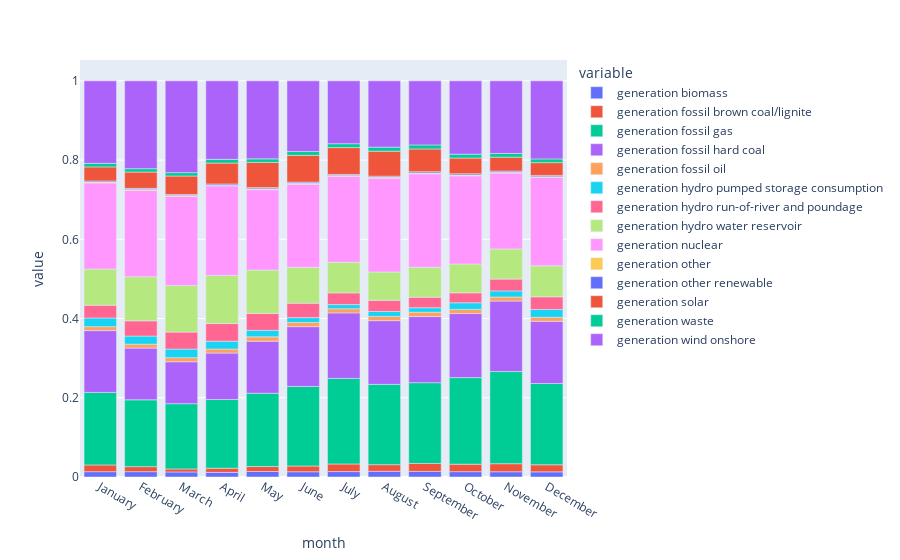

The code cell stored with this chart in its notebook:
### Code cell
fig= px.bar(df_generation)
fig.show()

### Figure 1 — Plotly figure (JSON) as saved in the notebook; plotly's stock layout.template omitted (floating-point values rounded to 4 significant figures)
{"data": [{"alignmentgroup": "True", "hovertemplate": "variable=generation biomass<br>month=%{x}<br>value=%{y}<extra></extra>", "legendgroup": "generation biomass", "marker": {"color": "#636efa", "pattern": {"shape": ""}}, "name": "generation biomass", "offsetgroup": "generation biomass", "orientation": "v", "showlegend": true, "textposition": "auto", "type": "bar", "x": ["January", "February", "March", "April", "May", "June", "July", "August", "September", "October", "November", "December"], "xaxis": "x", "y": [0.01347, 0.01352, 0.01277, 0.01172, 0.01386, 0.01329, 0.01368, 0.01446, 0.01417, 0.01351, 0.01325, 0.01299], "yaxis": "y"}, {"alignmentgroup": "True", "hovertemplate": "variable=generation fossil brown coal/lignite<br>month=%{x}<br>value=%{y}<extra></extra>", "legendgroup": "generation fossil brown coal/lignite", "marker": {"color": "#EF553B", "pattern": {"shape": ""}}, "name": "generation fossil brown coal/lignite", "offsetgroup": "generation fossil brown coal/lignite", "orientation": "v", "showlegend": true, "textposition": "auto", "type": "bar", "x": ["January", "February", "March", "April", "May", "June", "July", "August", "September", "October", "November", "December"], "xaxis": "x", "y": [0.01694, 0.01264, 0.007524, 0.01053, 0.01248, 0.01448, 0.01917, 0.01669, 0.02001, 0.01878, 0.02034, 0.01785], "yaxis": "y"}, {"alignmentgroup": "True", "hovertemplate": "variable=generation fossil gas<br>month=%{x}<br>value=%{y}<extra></extra>", "legendgroup": "generation fossil gas", "marker": {"color": "#00cc96", "pattern": {"shape": ""}}, "name": "generation fossil gas", "offsetgroup": "generation fossil gas", "orientation": "v", "showlegend": true, "textposition": "auto", "type": "bar", "x": ["January", "February", "March", "April", "May", "June", "July", "August", "September", "October", "November", "December"], "xaxis": "x", "y": [0.1832, 0.1687, 0.1648, 0.1733, 0.1851, 0.2008, 0.216, 0.2027, 0.204, 0.2186, 0.2326, 0.2052], "yaxis": "y"}, {"alignmentgroup": "True", "hovertemplate": "variable=generation fossil hard coal<br>month=%{x}<br>value=%{y}<extra></extra>", "legendgroup": "generation fossil hard coal", "marker": {"color": "#ab63fa", "pattern": {"shape": ""}}, "name": "generation fossil hard coal", "offsetgroup": "generation fossil hard coal", "orientation": "v", "showlegend": true, "textposition": "auto", "type": "bar", "x": ["January", "February", "March", "April", "May", "June", "July", "August", "September", "October", "November", "December"], "xaxis": "x", "y": [0.1559, 0.1305, 0.1058, 0.1173, 0.1315, 0.1509, 0.1654, 0.1608, 0.1668, 0.1618, 0.178, 0.157], "yaxis": "y"}, {"alignmentgroup": "True", "hovertemplate": "variable=generation fossil oil<br>month=%{x}<br>value=%{y}<extra></extra>", "legendgroup": "generation fossil oil", "marker": {"color": "#FFA15A", "pattern": {"shape": ""}}, "name": "generation fossil oil", "offsetgroup": "generation fossil oil", "orientation": "v", "showlegend": true, "textposition": "auto", "type": "bar", "x": ["January", "February", "March", "April", "May", "June", "July", "August", "September", "October", "November", "December"], "xaxis": "x", "y": [0.009967, 0.01009, 0.01032, 0.01013, 0.01084, 0.01045, 0.01058, 0.01073, 0.01109, 0.0105, 0.01017, 0.0102], "yaxis": "y"}, {"alignmentgroup": "True", "hovertemplate": "variable=generation hydro pumped storage consumption<br>month=%{x}<br>value=%{y}<extra></extra>", "legendgroup": "generation hydro pumped storage consumption", "marker": {"color": "#19d3f3", "pattern": {"shape": ""}}, "name": "generation hydro pumped storage consumption", "offsetgroup": "generation hydro pumped storage consumption", "orientation": "v", "showlegend": true, "textposition": "auto", "type": "bar", "x": ["January", "February", "March", "April", "May", "June", "July", "August", "September", "October", "November", "December"], "xaxis": "x", "y": [0.02194, 0.02037, 0.0217, 0.01982, 0.01648, 0.0124, 0.01037, 0.01243, 0.01129, 0.01668, 0.01551, 0.01981], "yaxis": "y"}, {"alignmentgroup": "True", "hovertemplate": "variable=generation hydro run-of-river and poundage<br>month=%{x}<br>value=%{y}<extra></extra>", "legendgroup": "generation hydro run-of-river and poundage", "marker": {"color": "#FF6692", "pattern": {"shape": ""}}, "name": "generation hydro run-of-river and poundage", "offsetgroup": "generation hydro run-of-river and poundage", "orientation": "v", "showlegend": true, "textposition": "auto", "type": "bar", "x": ["January", "February", "March", "April", "May", "June", "July", "August", "September", "October", "November", "December"], "xaxis": "x", "y": [0.03228, 0.03845, 0.04279, 0.04457, 0.04267, 0.03648, 0.0295, 0.02812, 0.02659, 0.02506, 0.0297, 0.03184], "yaxis": "y"}, {"alignmentgroup": "True", "hovertemplate": "variable=generation hydro water reservoir<br>month=%{x}<br>value=%{y}<extra></extra>", "legendgroup": "generation hydro water reservoir", "marker": {"color": "#B6E880", "pattern": {"shape": ""}}, "name": "generation hydro water reservoir", "offsetgroup": "generation hydro water reservoir", "orientation": "v", "showlegend": true, "textposition": "auto", "type": "bar", "x": ["January", "February", "March", "April", "May", "June", "July", "August", "September", "October", "November", "December"], "xaxis": "x", "y": [0.09136, 0.1114, 0.1175, 0.1215, 0.1095, 0.09044, 0.07741, 0.07154, 0.07565, 0.07287, 0.07617, 0.0782], "yaxis": "y"}, {"alignmentgroup": "True", "hovertemplate": "variable=generation nuclear<br>month=%{x}<br>value=%{y}<extra></extra>", "legendgroup": "generation nuclear", "marker": {"color": "#FF97FF", "pattern": {"shape": ""}}, "name": "generation nuclear", "offsetgroup": "generation nuclear", "orientation": "v", "showlegend": true, "textposition": "auto", "type": "bar", "x": ["January", "February", "March", "April", "May", "June", "July", "August", "September", "October", "November", "December"], "xaxis": "x", "y": [0.2173, 0.2178, 0.2249, 0.2261, 0.2029, 0.2099, 0.2169, 0.2367, 0.2358, 0.2224, 0.1914, 0.2231], "yaxis": "y"}, {"alignmentgroup": "True", "hovertemplate": "variable=generation other<br>month=%{x}<br>value=%{y}<extra></extra>", "legendgroup": "generation other", "marker": {"color": "#FECB52", "pattern": {"shape": ""}}, "name": "generation other", "offsetgroup": "generation other", "orientation": "v", "showlegend": true, "textposition": "auto", "type": "bar", "x": ["January", "February", "March", "April", "May", "June", "July", "August", "September", "October", "November", "December"], "xaxis": "x", "y": [0.002065, 0.002264, 0.002218, 0.001648, 0.002031, 0.002173, 0.001902, 0.002212, 0.00224, 0.00228, 0.002096, 0.002101], "yaxis": "y"}, {"alignmentgroup": "True", "hovertemplate": "variable=generation other renewable<br>month=%{x}<br>value=%{y}<extra></extra>", "legendgroup": "generation other renewable", "marker": {"color": "#636efa", "pattern": {"shape": ""}}, "name": "generation other renewable", "offsetgroup": "generation other renewable", "orientation": "v", "showlegend": true, "textposition": "auto", "type": "bar", "x": ["January", "February", "March", "April", "May", "June", "July", "August", "September", "October", "November", "December"], "xaxis": "x", "y": [0.002843, 0.002818, 0.002858, 0.00309, 0.003182, 0.002997, 0.002884, 0.003007, 0.003122, 0.003105, 0.002961, 0.003046], "yaxis": "y"}, {"alignmentgroup": "True", "hovertemplate": "variable=generation solar<br>month=%{x}<br>value=%{y}<extra></extra>", "legendgroup": "generation solar", "marker": {"color": "#EF553B", "pattern": {"shape": ""}}, "name": "generation solar", "offsetgroup": "generation solar", "orientation": "v", "showlegend": true, "textposition": "auto", "type": "bar", "x": ["January", "February", "March", "April", "May", "June", "July", "August", "September", "October", "November", "December"], "xaxis": "x", "y": [0.03554, 0.04112, 0.04658, 0.05273, 0.06357, 0.06756, 0.06778, 0.06307, 0.05745, 0.03955, 0.03522, 0.03225], "yaxis": "y"}, {"alignmentgroup": "True", "hovertemplate": "variable=generation waste<br>month=%{x}<br>value=%{y}<extra></extra>", "legendgroup": "generation waste", "marker": {"color": "#00cc96", "pattern": {"shape": ""}}, "name": "generation waste", "offsetgroup": "generation waste", "orientation": "v", "showlegend": true, "textposition": "auto", "type": "bar", "x": ["January", "February", "March", "April", "May", "June", "July", "August", "September", "October", "November", "December"], "xaxis": "x", "y": [0.008934, 0.008592, 0.008518, 0.009459, 0.008952, 0.009599, 0.00981, 0.0102, 0.0102, 0.00993, 0.009302, 0.00945], "yaxis": "y"}, {"alignmentgroup": "True", "hovertemplate": "variable=generation wind onshore<br>month=%{x}<br>value=%{y}<extra></extra>", "legendgroup": "generation wind onshore", "marker": {"color": "#ab63fa", "pattern": {"shape": ""}}, "name": "generation wind onshore", "offsetgroup": "generation wind onshore", "orientation": "v", "showlegend": true, "textposition": "auto", "type": "bar", "x": ["January", "February", "March", "April", "May", "June", "July", "August", "September", "October", "November", "December"], "xaxis": "x", "y": [0.2083, 0.2217, 0.2317, 0.1981, 0.1969, 0.1784, 0.1586, 0.1673, 0.1617, 0.185, 0.1833, 0.197], "yaxis": "y"}], "layout": {"barmode": "relative", "legend": {"title": {"text": "variable"}, "tracegroupgap": 0}, "margin": {"t": 60}, "xaxis": {"anchor": "y", "domain": [0, 1], "title": {"text": "month"}}, "yaxis": {"anchor": "x", "domain": [0, 1], "title": {"text": "value"}}}}
